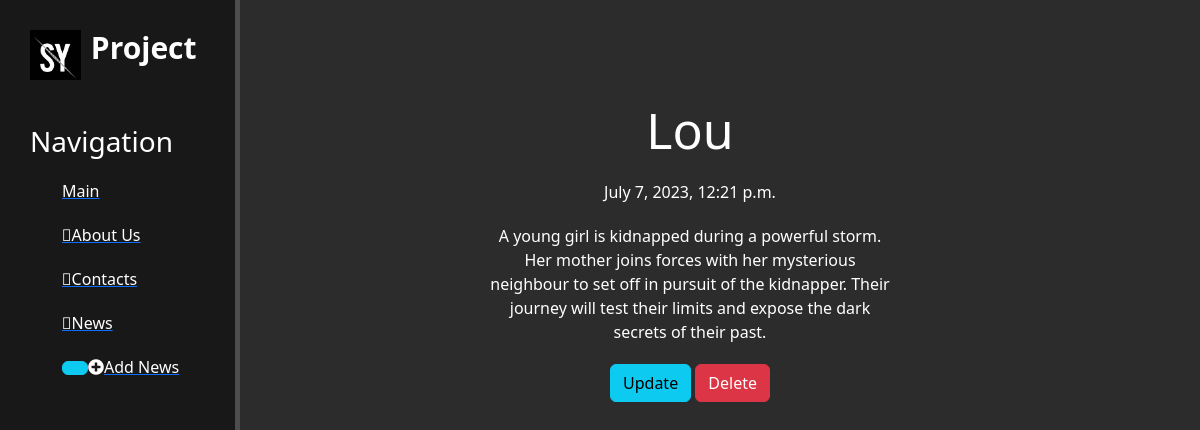
/news/6, run on the app's committed database.
### news/models.py (models this page shows, shortened)
class Articles(models.Model):
    title = models.CharField('Titlr', max_length=200)
    anons = models.CharField('Anons', max_length=250)
    body = models.TextField('Body')
    data = models.DateTimeField('Data')
    class Meta:
        verbose_name = 'New'
        verbose_name_plural = 'News'

### news/views.py (the view)
# urls.py: path('<int:pk>', NewsDetailView.as_view(), name='details'),
class NewsDetailView(DetailView):
    model = Articles
    template_name = 'news/details_view.html'
    context_object_name = 'article'

### news/templates/news/details_view.html (shortened to what this page needs)
{% extends 'main/base.html' %}
{% block content%}
<div class="features">
  <h1>{{ article.title}}</h1>
  <p>{{ article.data}}</p>
  <p>{{ article.body}}</p>
  <a href="{% url 'update' article.id%}" class="btn btn-info">Update</a>
  <a href="{% url 'delete' article.id%}" class="btn btn-danger">Delete</a>
</div>
{% endblock %}

### main/static/main/css/main.css (style rules this page uses)
body { background: #2c2c2c ; }
main .features { float: left; color: #fff; margin-top: 100px; text-align: center; width: 75%; }
main .features h1 { font-size: 50px }
main .features p { max-width: 400px; margin: 20px auto }

### data on the page
Articles: title "Lou", data "July 7, 2023, 12:21 p.m.", body "A young girl is kidnapped during a powerful storm. Her mother joins forces with her mysterious neighbour to set off in pursuit of the kidnapper. Their journey will test their limits and expose the dark secrets of their past."
